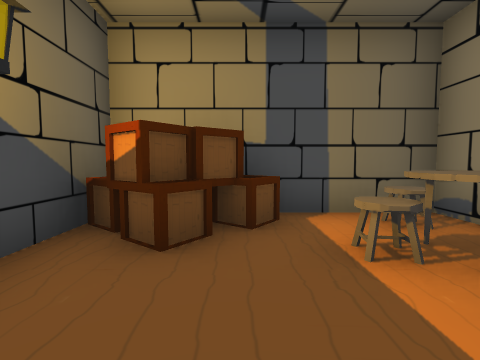
View 1 (above)

22 first-person views from a walk through a scene from a Unity 3-D project. The camera is 1.5 m above the floor, tilts 4° down and sees 85° across. The floor is counted in squares, 2 m on a side. Each view is taken from the middle of a square. On the plan, view 1 faces up. The plan holds only what a view shows up to about 9 squares ahead; the rest is blank. The place goes on beyond the plan. The player character is not drawn. Some surface patterns are stand-ins.

View 2
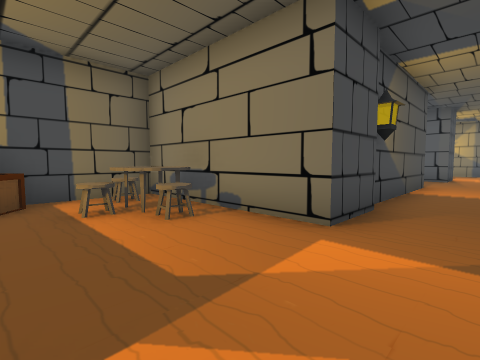

View 3
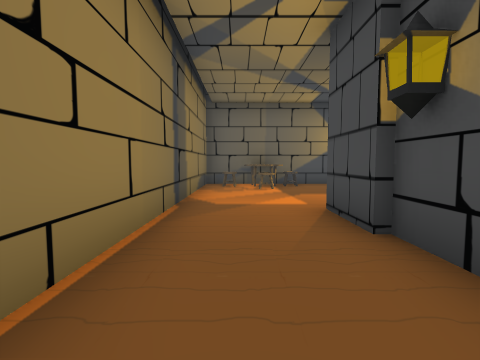

View 4
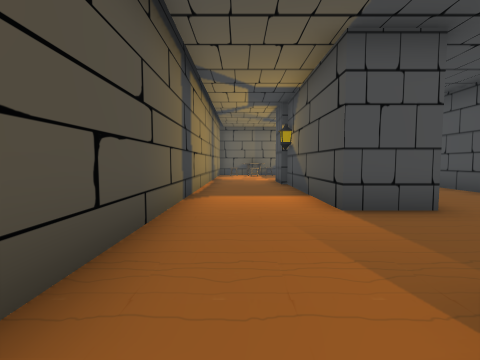

View 5
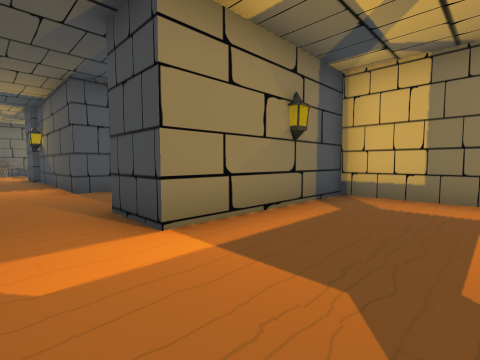

View 6
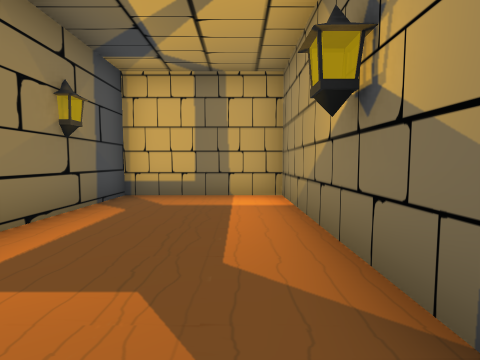

View 7
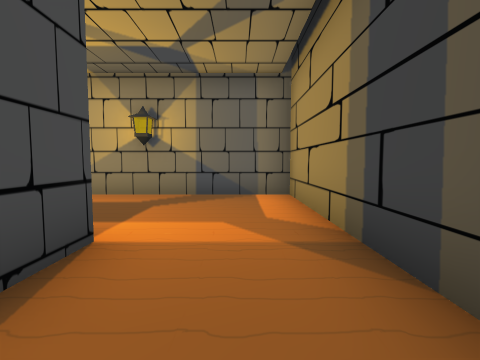

View 8
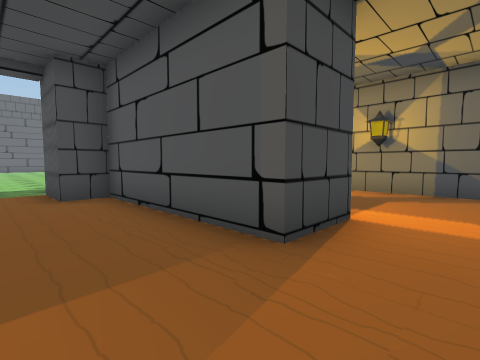

View 9
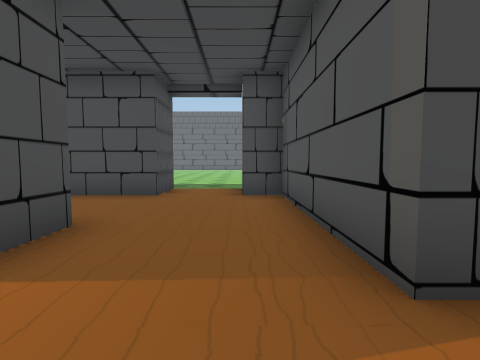

View 10
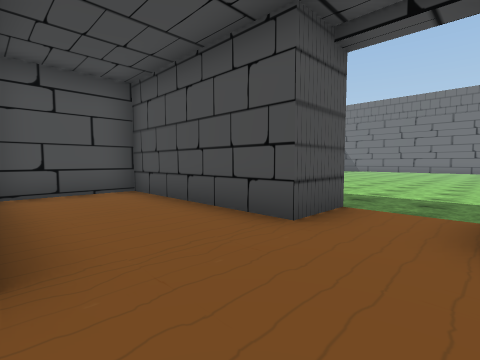

View 11
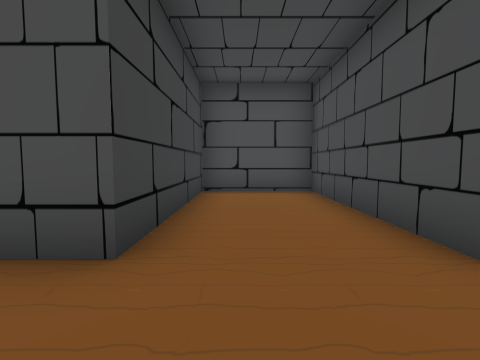

View 12
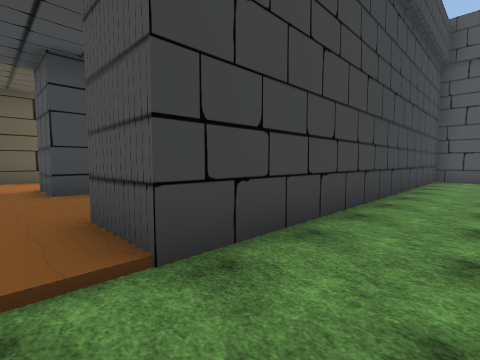

View 13
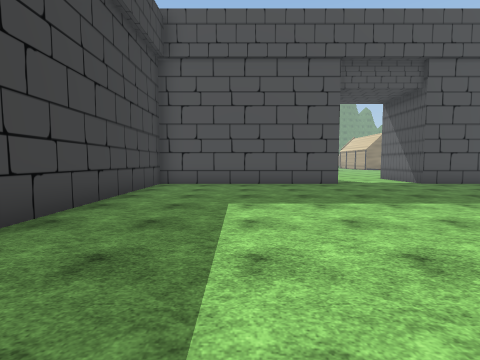

View 14
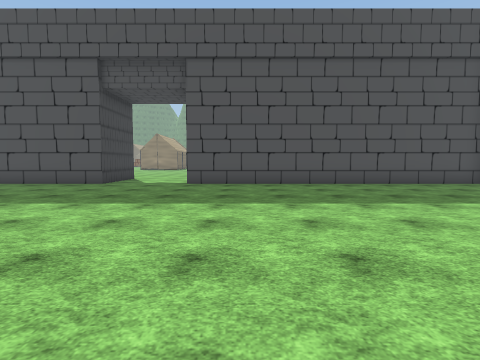

View 15
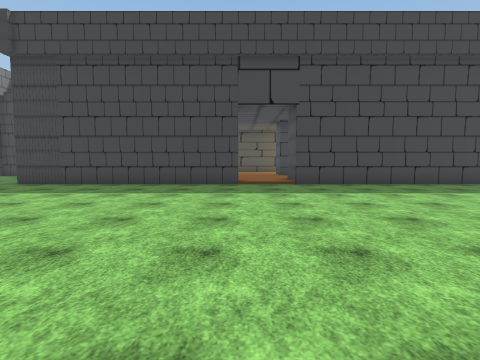

View 16
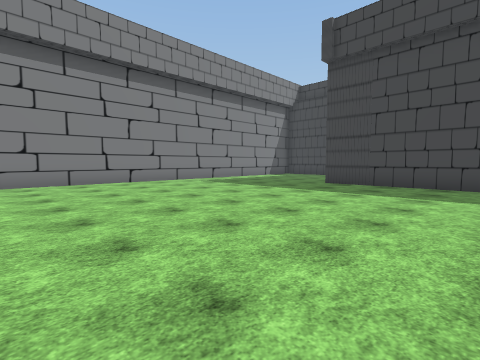

View 17
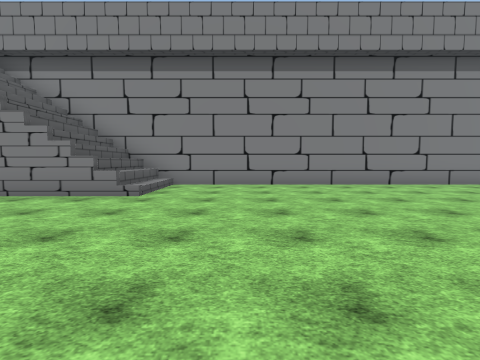

View 18
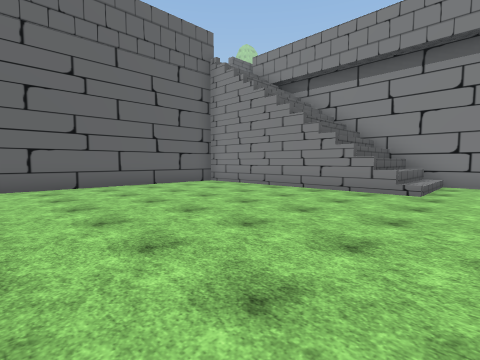

View 19
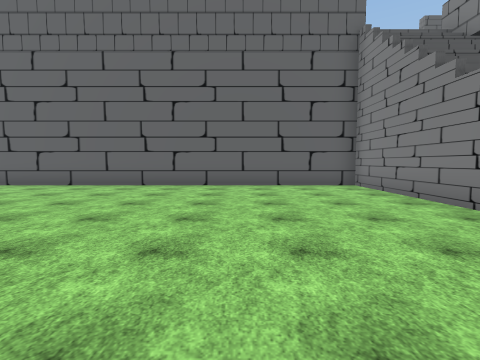

View 20
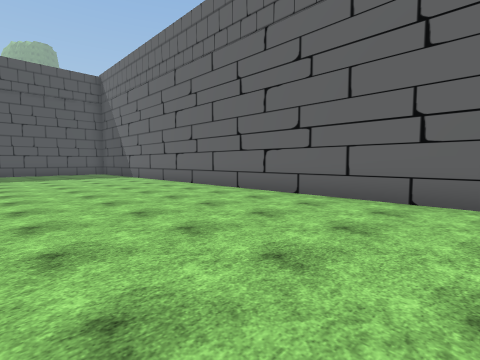

View 21
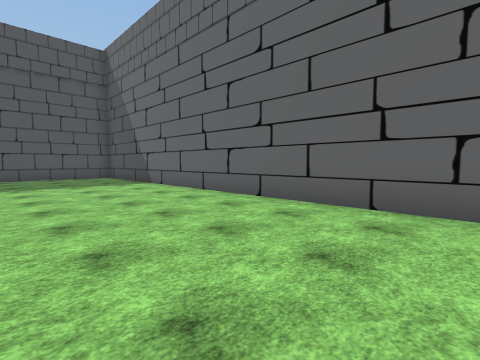

View 22
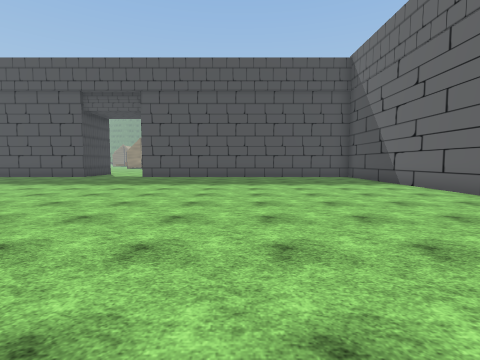

### Floor plan
Points are (right, up) in squares from view 1. A wall is a line through its corners. A room is listed if a view was taken in it or the views show most of it. See-through windows are left out.
Room 1 (views 1, 2, 3, 7, 8, 9)
walls: (4.4, -0.6) (2.9, -0.6) (2.9, 3.8) (0, 3.8); (9, -0.4) (4.2, -0.4); (-1.9, 3.8) (-1.9, -3.1) (11.5, -3.1)
ways out: opening at (12.5, -1.5) to room 2; opening at (10.5, 0.5) to room 3
objects: other object (-1, -2); other object (-1, -1); other object (-1, 0); crate (-1, 2); crate (-1, 3); other object (0, -1); crate (0, 3); other object (1, 2); other object (2, 1); other object (2, 2); other object (2, 3)
Room 2 (views 4, 5, 6)
walls: (11.5, -3.1) (16.9, -3.1) (16.9, 3.8) (13.4, 3.8) (13.4, -0.6) (12, -0.6)
ways out: opening at (12.5, -1.5) to room 1
Room 3 (views 10, 11)
walls: (9, 3.8) (4.3, 3.8) (4.3, 1) (9, 1) (9, -0.4); (12, -0.6) (12, 3.8) (11.1, 3.8)
ways out: opening at (10.5, 0.5) to room 1; opening at (10, 4.5) to room 4
Room 4 (views 12, 13, 14, 15, 16, 17, 18, 19, 20, 21, 22)
walls: (9, 5.4) (9, 3.8); (11.1, 3.8) (11.1, 5.3) (18.5, 5.3); (23.6, 17.7) (20.7, 17.7) (20.7, 24.3) (1.9, 24.3); (-1.9, 11.4) (-1.9, 5.3) (9.5, 5.3); (23.6, 18.2) (20.6, 18.2); (23.6, 7.1) (23.6, 18.6) (21.6, 18.6); (-1.9, 24.2) (-1.9, 14.1)
ways out: opening at (10, 4.5) to room 3

Where each view was taken, in squares from view 1:
view 1: 0 up, 0 right, facing up
view 2: 2 down, 0 right, facing up-right
view 3: 2 down, 7 right, facing left
view 4: 2 down, 13 right, facing left
view 5: 2 down, 16 right, facing up-left
view 6: 2 down, 16 right, facing up
view 7: 2 down, 11 right, facing right
view 8: 2 down, 10 right, facing up-right
view 9: 2 down, 11 right, facing up
view 10: 1 up, 11 right, facing up-left
view 11: 2 up, 11 right, facing left
view 12: 7 up, 10 right, facing down-left
view 13: 8 up, 7 right, facing left
view 14: 16 up, 7 right, facing left
view 15: 14 up, 11 right, facing down
view 16: 14 up, 14 right, facing down-right
view 17: 15 up, 15 right, facing right
view 18: 16 up, 14 right, facing up-right
view 19: 16 up, 17 right, facing up
view 20: 19 up, 15 right, facing up-left
view 21: 20 up, 11 right, facing up-left
view 22: 19 up, 11 right, facing left
